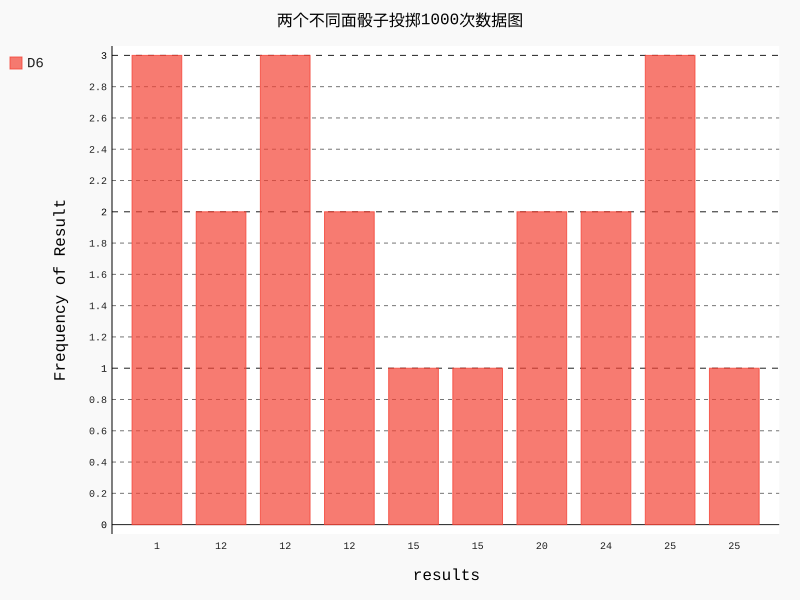

This chart was generated by the following Python code:
from die import Die
import pygal

die = Die()


results = []
for roll_num in range(10):
	result = die.roll() * die.roll()
	results.append(result)
	
#分析结果
frequencies = []
for value in results:
	frequency = results.count(value)
	frequencies.append(frequency)

hist = pygal.Bar()
hist.title = '两个不同面骰子投掷1000次数据图'
hist.x_labels = sorted(results)
hist.x_title = 'results'
hist.y_title = 'Frequency of Result'

hist.add('D6',frequencies)
hist.render_to_file('die_visual.svg')
